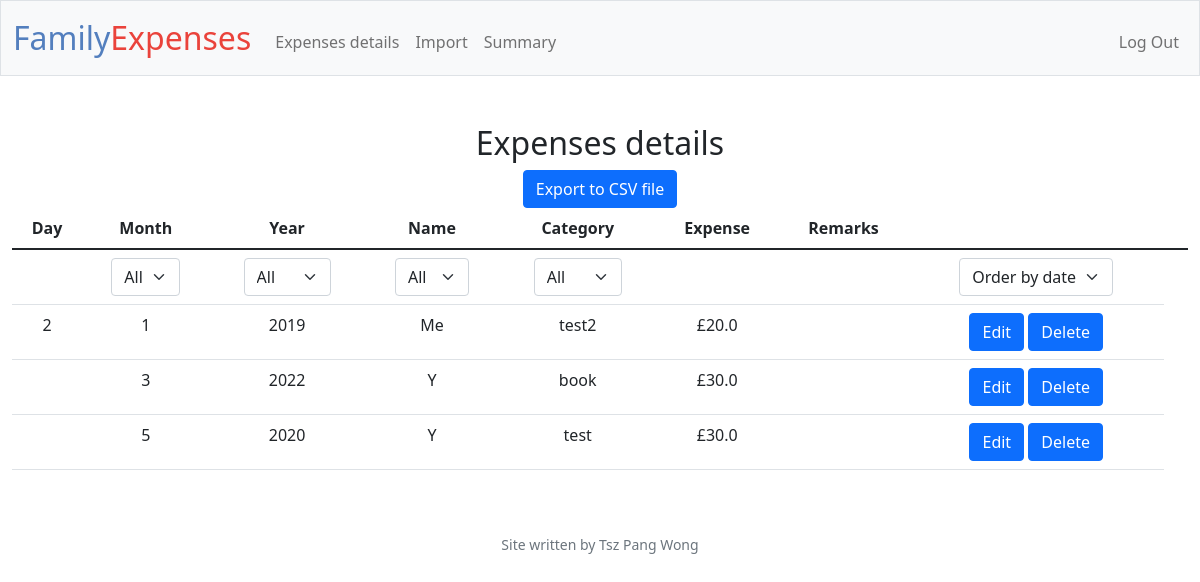
Before: / (signed in) with the older database file.
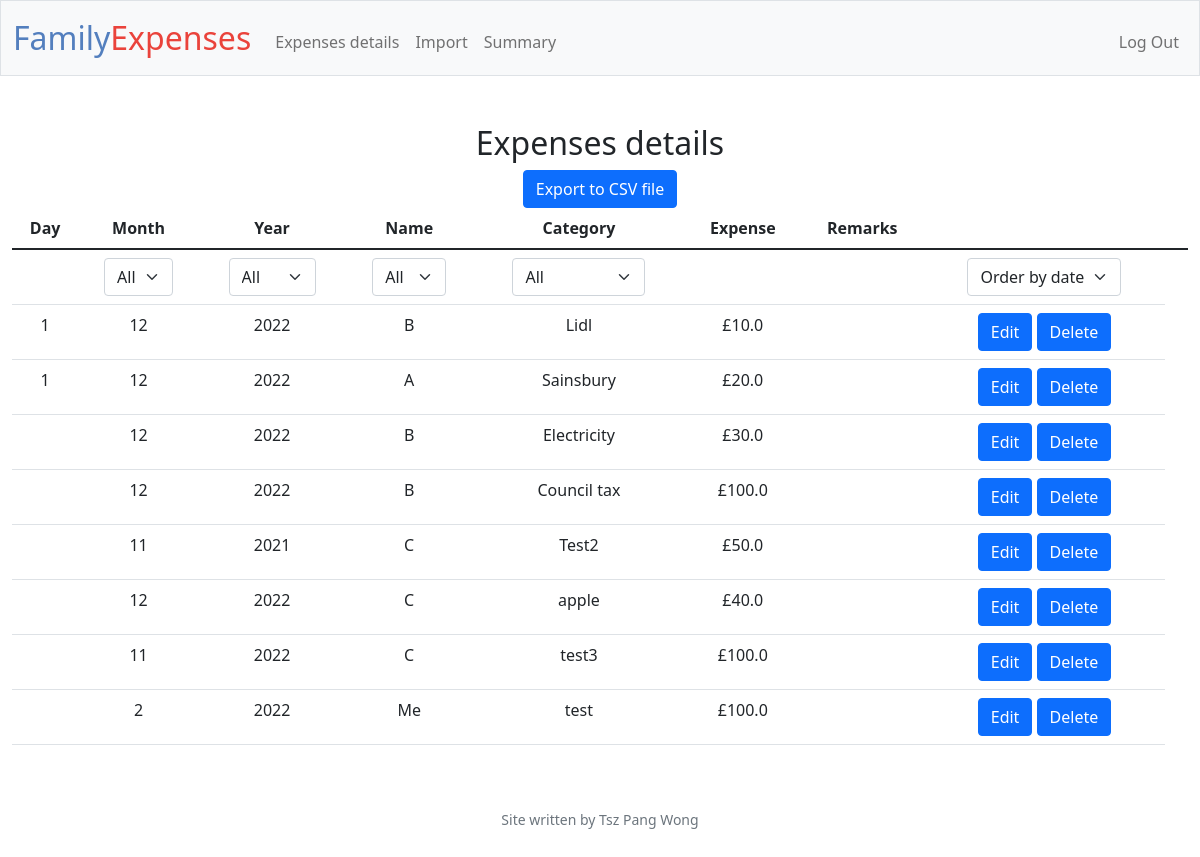
After: the same page with the newer database file.
### tables this page shows
CREATE TABLE expenses (
row_id INTEGER PRIMARY KEY,
day INTEGER,
month INTEGER NOT NULL,
year INTEGER NOT NULL,
category TEXT NOT NULL,
name TEXT NOT NULL,
expense REAL NOT NULL,
remarks TEXT,
user_id INTEGER NOT NULL,
FOREIGN KEY (user_id) REFERENCES users (id)
ON DELETE CASCADE
ON UPDATE NO ACTION);

### app.py (the view)
@app.route("/")
@login_required
def index():
    if request.method == "GET":
        cursor = connection.cursor()
        total_expenses = cursor.execute("SELECT * FROM expenses WHERE user_id = ?", [(session["user_id"])]).fetchall()
        distinct_month = cursor.execute("SELECT DISTINCT month FROM expenses WHERE user_id = ?", [session["user_id"]]).fetchall()
        distinct_year = cursor.execute("SELECT DISTINCT year FROM expenses WHERE user_id = ?", [session["user_id"]]).fetchall()
        distinct_name = cursor.execute("SELECT DISTINCT name FROM expenses WHERE user_id = ?", [session["user_id"]]).fetchall()
        distinct_category = cursor.execute("SELECT DISTINCT category FROM expenses WHERE user_id = ?", [session["user_id"]]).fetchall()
        load_selected_option = 0
        return render_template("details.html", expenses=total_expenses, d_months=distinct_month, d_years=distinct_year, d_names=distinct_name,d_categories=distinct_category, load_option = load_selected_option)

### app.py (called while the page is built)
@app.after_request
def after_request(response):
    response.headers["Cache-Control"] = "no-cache, no-store, must-revalidate"
    response.headers["Expires"] = 0
    response.headers["Pragma"] = "no-cache"
    return response

### helpers.py (called while the page is built)
def login_required(f):
    @wraps(f)
    def decorated_function(*args, **kwargs):
        if session.get("user_id") is None:
            return redirect("/login")
        return f(*args, **kwargs)
    return decorated_function

### templates/details.html (shortened to what this page needs)
{% extends "layout.html" %}
{% block main %}
    <div><h2>Expenses details</h2></div>
    <div>
        <form action="/export", method ="post">
            <button class="btn btn-primary" type="submit" id="export" name ="export">Export to CSV file</button></td>
        </form>
    </div>
<form action="/select", method = "post", id="filter_select" name="filter_select">
<table class="table">
    <thread>
        <tr>
            <th>Day</th>
            <th>Month</th>
            <th>Year</th>
            <th>Name</th>
            <th>Category</th>
            <th>Expense</th>
            <th>Remarks</th>
            <th></th>
            <th></th>
        </tr>
    </thread>
    <tbody>
        <tr>
            <td></td>
            <td>
                <select class="form-select mx-auto w-auto" id="month" name="month" onchange="select_save_auto_sumbit('month_key', this.value)">
                    <option value ='All'>All</option>
                </select>
            </td>
            <td>
                <select class="form-select mx-auto w-auto" id="year" name="year" onchange="select_save_auto_sumbit('year_key', this.value)">
                    <option value ='All'>All</option>
                </select>
            </td>
            <td>
                <select class="form-select mx-auto w-auto" id="name" name="name" onchange="select_save_auto_sumbit('name_key', this.value)">
                    <option value ='All'>All</option>
                </select>
            </td>
            <td>
                <select class="form-select mx-auto w-auto" id="category" name="category" onchange="select_save_auto_sumbit('category_key', this.value)">
                    <option value ='All'>All</option>
                </select>
            </td>
            <td></td>
            <td></td>
            <td>
                <select class="form-select mx-auto w-auto" id="order" name="order" onchange="select_save_auto_sumbit('order_key', this.value)">
                    <option value ='No' selected value>Order by date</option>
                </select>
                </td>
        </tr>
        {% for exp in expenses %}
                <td>{{ exp[1] }}</td>
                <td>{{ exp[2] }}</td>
                <td>{{ exp[3] }}</td>
                <td>{{ exp[5] }}</td>
                <td>{{ exp[4] }}</td>
                <td>£{{ exp[6] }}</td>
                <td>{{ exp[7] }}</td>
                <td><button class="btn btn-primary" type="submit" id="edit" name ="edit" value = {{ exp[0] }}>Edit</button>
                <button class="btn btn-primary" type="submit" onclick="return confirm('Are you sure?')" id="delete" name ="delete" value = {{ exp[0] }}>Delete</button></td>
        {% endfor %}
    </tbody>
</table>
</form>
{% endblock %}

### templates/layout.html (shortened to what this page needs)
<!DOCTYPE html>
<html lang="en">
    <head>
        <link href="https://cdn.jsdelivr.net/npm/bootstrap@5.1.3/dist/css/bootstrap.min.css" rel="stylesheet">
        <link href="/static/styles.css" rel="stylesheet">
    </head>
    <body>
        <nav class="bg-light border navbar navbar-expand-md navbar-light">
            <div class="container-fluid">
                <a class="navbar-brand" href="/"><span class="blue">Family</span><span class="red">Expenses</span></a>
                <div class="collapse navbar-collapse" id="navbar">
                    {% if session["user_id"] %}
                        <ul class="navbar-nav me-auto mt-2">
                            <li class="nav-item"><a class="nav-link" href="/">Expenses details</a></li>
                            <li class="nav-item"><a class="nav-link" href="/dataimport">Import</a></li>
                            <li class="nav-item"><a class="nav-link" href="/summary">Summary</a></li>
                        </ul>
                        <ul class="navbar-nav ms-auto mt-2">
                            <li class="nav-item"><a class="nav-link" href="/logout">Log Out</a></li>
                        </ul>
                    {% else %}
                        <ul class="navbar-nav ms-auto mt-2">
                            <li class="nav-item"><a class="nav-link" href="/register">Register</a></li>
                            <li class="nav-item"><a class="nav-link" href="/login">Log In</a></li>
                        </ul>
                    {% endif %}
                </div>
            </div>
        </nav>
        <main class="container-fluid py-5 text-center">
            {% block main %}{% endblock %}
        </main>
        <footer class="mb-5 small text-center text-muted">
           Site written by Tsz Pang Wong
        </footer>
    </body>
</html>

### static/styles.css (style rules this page uses)
nav .navbar-brand { font-size: xx-large; }
nav .navbar-brand .blue { color: #537fbe; }
nav .navbar-brand .red { color: #ea433b; }

Changed rows visible on the page:
removed expenses: day "2", month "1", year "2019", name "Me", category "test2", expense "20.0"
removed expenses: month "3", year "2022", name "Y", category "book", expense "30.0"
removed expenses: month "5", year "2020", name "Y", category "test", expense "30.0", {{ exp[0] }} 4 (drawn)
added expenses: day "1", month "12", year "2022", name "B", category "Lidl", expense "10.0", {{ exp[0] }} 5 (drawn)
added expenses: day "1", month "12", year "2022", name "A", category "Sainsbury", expense "20.0", {{ exp[0] }} 6 (drawn)
added expenses: month "12", year "2022", name "B", category "Electricity", expense "30.0", {{ exp[0] }} 7 (drawn)
added expenses: month "12", year "2022", name "B", category "Council tax", expense "100.0", {{ exp[0] }} 8 (drawn)
added expenses: month "11", year "2021", name "C", category "Test2", expense "50.0", {{ exp[0] }} 9 (drawn)
added expenses: month "12", year "2022", name "C", category "apple", expense "40.0", {{ exp[0] }} 10 (drawn)
added expenses: month "11", year "2022", name "C", category "test3", expense "100.0"
added expenses: month "2", year "2022", name "Me", category "test", expense "100.0", {{ exp[0] }} 12 (drawn)
